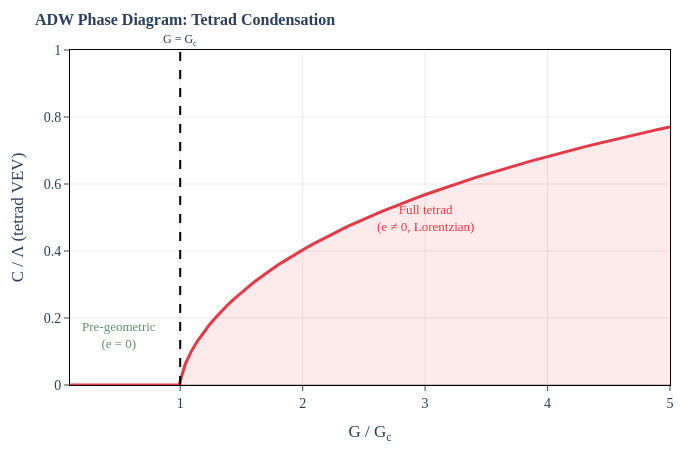

This figure's notebook cell:
### Markdown cell above
### Phase Diagram

### Code cell
# viz-ref: fig_adw_phase_diagram
from src.core.visualizations import fig_adw_phase_diagram

fig_adw_phase_diagram().show()

### Figure 1 — Plotly figure (JSON) as saved in the notebook; plotly's stock layout.template omitted (floating-point values rounded to 4 significant figures)
{"data": [{"fill": "tozeroy", "fillcolor": "rgba(230,57,70,0.1)", "line": {"color": "#E63946", "width": 3}, "mode": "lines", "name": "C / Λ", "type": "scatter", "x": [0.1, 0.1495, 0.199, 0.2485, 0.298, 0.3475, 0.397, 0.4465, 0.496, 0.5455, 0.5949, 0.6444, 0.6939, 0.7434, 0.7929, 0.8424, 0.8919, 0.9414, 0.9909, 1.04, 1.09, 1.139, 1.189, 1.238, 1.288, 1.337, 1.387, 1.436, 1.486, 1.535, 1.585, 1.634, 1.684, 1.733, 1.783, 1.832, 1.882, 1.931, 1.981, 2.03, 2.08, 2.129, 2.179, 2.228, 2.278, 2.327, 2.377, 2.426, 2.476, 2.525, 2.575, 2.624, 2.674, 2.723, 2.773, 2.822, 2.872, 2.921, 2.971, 3.02, 3.07, 3.119, 3.169, 3.218, 3.268, 3.317, 3.367, 3.416, 3.466, 3.515, 3.565, 3.614, 3.664, 3.713, 3.763, 3.812, 3.862, 3.911, 3.961, 4.01, 4.06, 4.109, 4.159, 4.208, 4.258, 4.307, 4.357, 4.406, 4.456, 4.505, 4.555, 4.604, 4.654, 4.703, 4.753, 4.802, 4.852, 4.901, 4.951, 5.0], "y": [0, 0, 0, 0, 0, 0, 0, 0, 0, 0, 0, 0, 0, 0, 0, 0, 0, 0, 0, 0.06188, 0.1001, 0.1303, 0.1564, 0.1797, 0.2009, 0.2205, 0.2387, 0.2559, 0.272, 0.2873, 0.3019, 0.3158, 0.3292, 0.342, 0.3542, 0.3661, 0.3775, 0.3886, 0.3993, 0.4097, 0.4197, 0.4295, 0.439, 0.4483, 0.4573, 0.4661, 0.4747, 0.4831, 0.4913, 0.4993, 0.5071, 0.5148, 0.5223, 0.5296, 0.5368, 0.5439, 0.5509, 0.5577, 0.5644, 0.5709, 0.5774, 0.5837, 0.59, 0.5961, 0.6022, 0.6082, 0.614, 0.6198, 0.6255, 0.6311, 0.6366, 0.6421, 0.6475, 0.6528, 0.658, 0.6632, 0.6683, 0.6733, 0.6783, 0.6832, 0.688, 0.6928, 0.6975, 0.7022, 0.7068, 0.7114, 0.7159, 0.7204, 0.7248, 0.7292, 0.7335, 0.7378, 0.7421, 0.7463, 0.7504, 0.7545, 0.7586, 0.7627, 0.7666, 0.7706]}], "layout": {"annotations": [{"font": {"size": 12}, "showarrow": false, "text": "G = G<sub>c</sub>", "x": 1, "xanchor": "center", "xref": "x", "y": 1, "yanchor": "bottom", "yref": "y domain"}, {"font": {"color": "#5C946E", "size": 13}, "showarrow": false, "text": "Pre-geometric<br>(e = 0)", "x": 0.5, "y": 0.15}, {"font": {"color": "#E63946", "size": 13}, "showarrow": false, "text": "Full tetrad<br>(e ≠ 0, Lorentzian)", "x": 3, "y": 0.5}], "font": {"family": "CMU Serif, Computer Modern, Times New Roman, serif", "size": 14}, "height": 450, "margin": {"b": 60, "l": 70, "r": 30, "t": 50}, "paper_bgcolor": "white", "plot_bgcolor": "white", "shapes": [{"line": {"color": "#000000", "dash": "dash", "width": 2}, "type": "line", "x0": 1, "x1": 1, "xref": "x", "y0": 0, "y1": 1, "yref": "y domain"}], "title": {"font": {"family": "CMU Serif, Computer Modern, Times New Roman, serif", "size": 16}, "text": "<b>ADW Phase Diagram: Tetrad Condensation</b>"}, "width": 700, "xaxis": {"gridcolor": "rgba(0,0,0,0.08)", "linecolor": "black", "linewidth": 1, "mirror": true, "showgrid": true, "showline": true, "ticks": "outside", "title": {"text": "G / G<sub>c</sub>"}, "zeroline": true, "zerolinecolor": "rgba(0,0,0,0.2)"}, "yaxis": {"gridcolor": "rgba(0,0,0,0.08)", "linecolor": "black", "linewidth": 1, "mirror": true, "range": [0, 1], "showgrid": true, "showline": true, "ticks": "outside", "title": {"text": "C / Λ (tetrad VEV)"}, "zeroline": true, "zerolinecolor": "rgba(0,0,0,0.2)"}}}
